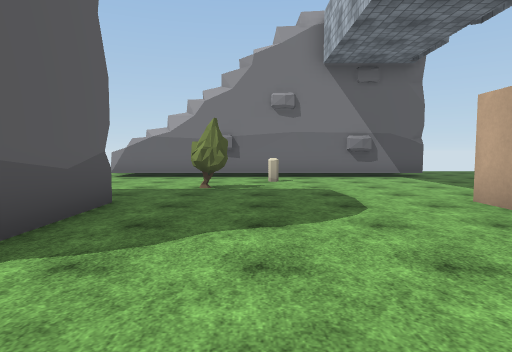
View 1 (above)

24 first-person views from a walk through a scene from a Unity 3-D project. The camera is 1.5 m above the floor, tilts 4° down and sees 75° across. The floor is counted in squares, 2 m on a side. Each view is taken from the middle of a square. On the plan, view 1 faces up. The plan holds only what a view shows up to about 11 squares ahead; the rest is blank. The place goes on beyond the plan. The player is left out. Some surface patterns are stand-ins.

View 2
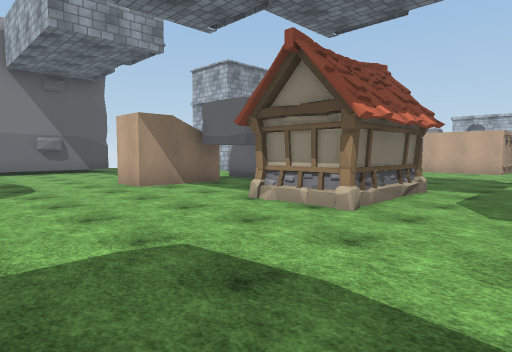

View 3
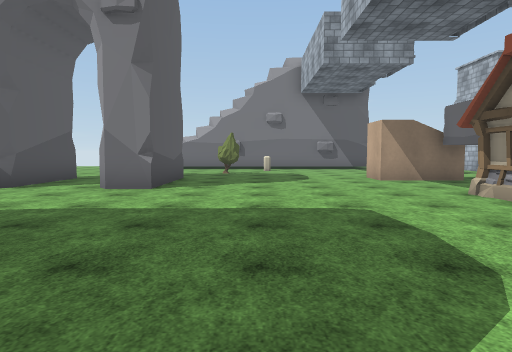

View 4
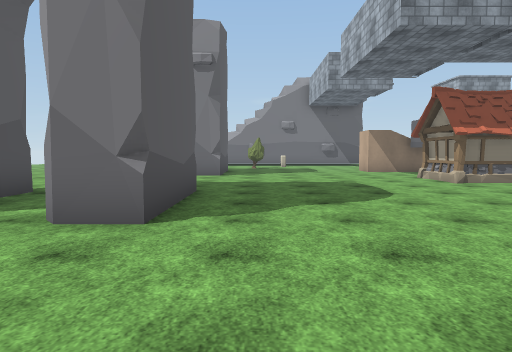

View 5
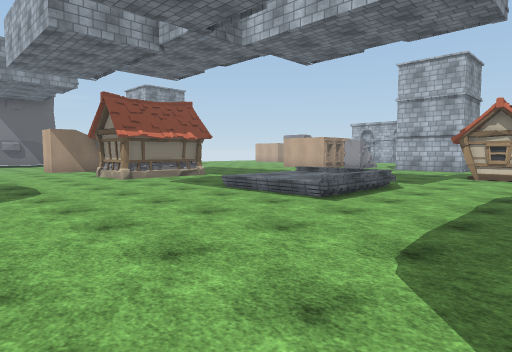

View 6
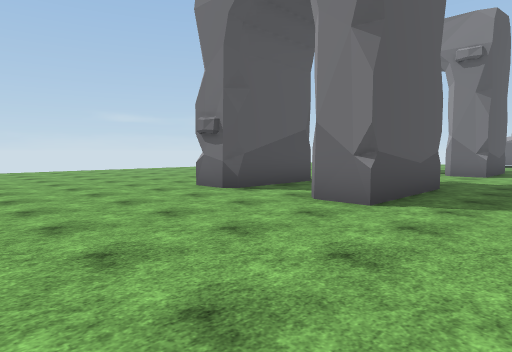

View 7
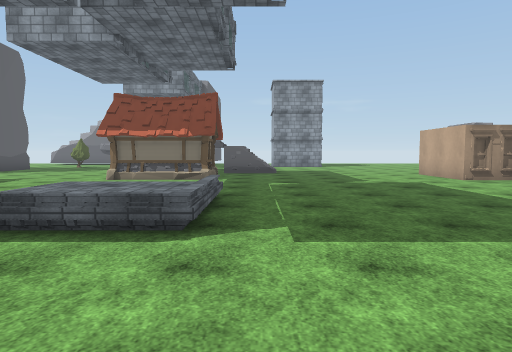

View 8
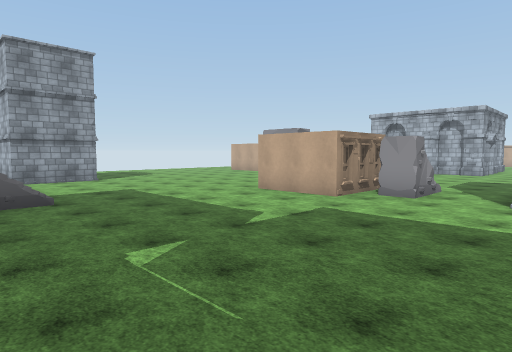

View 9
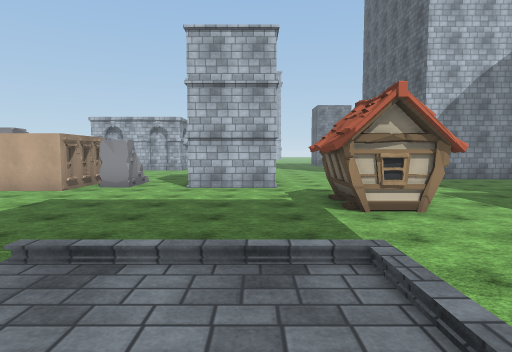

View 10
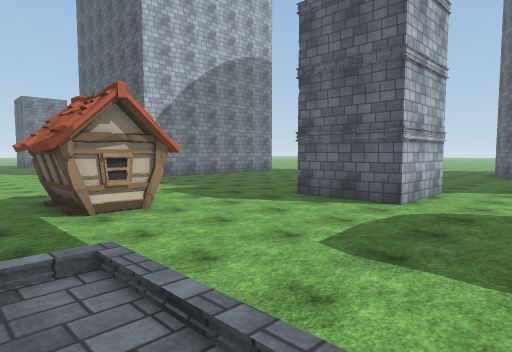

View 11
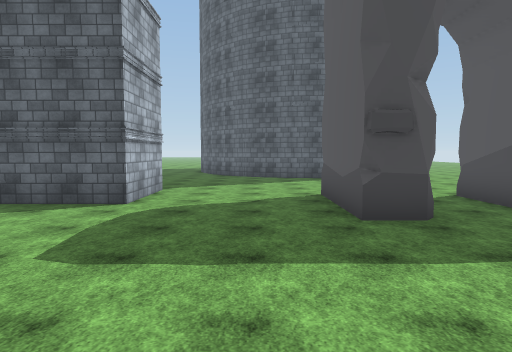

View 12
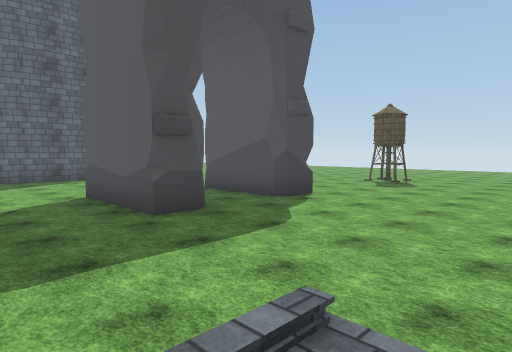

View 13
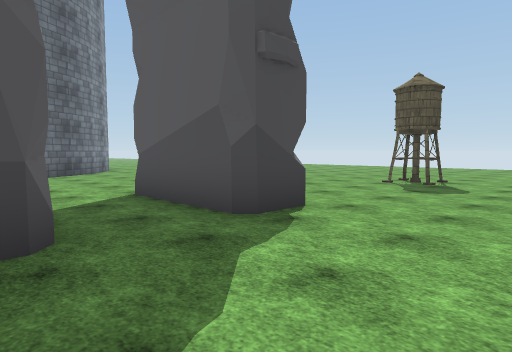

View 14
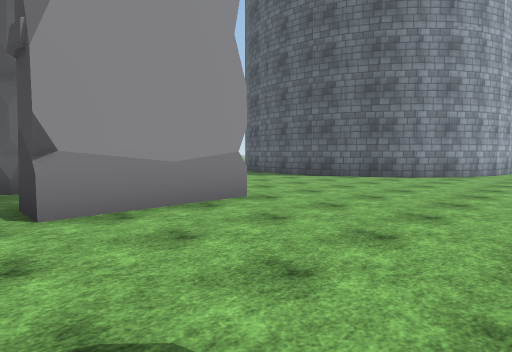

View 15
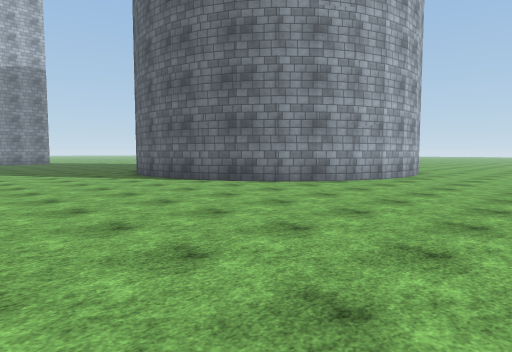

View 16
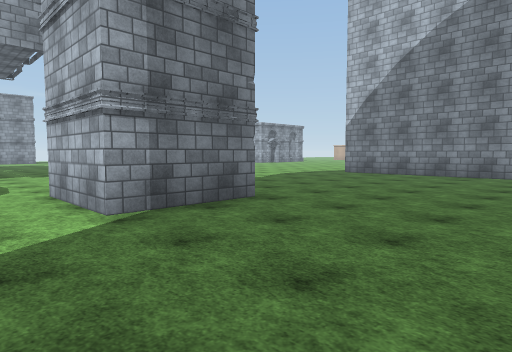

View 17
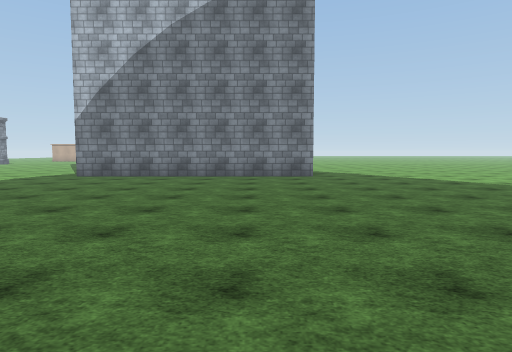

View 18
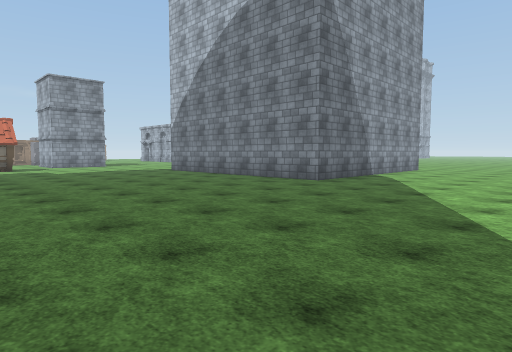

View 19
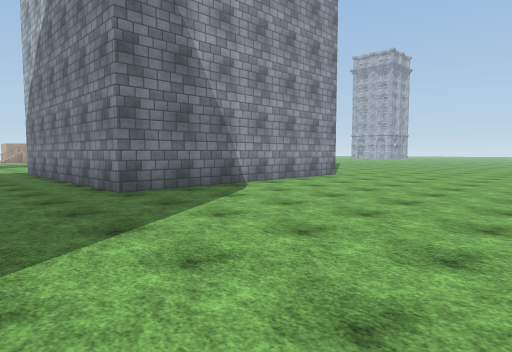

View 20
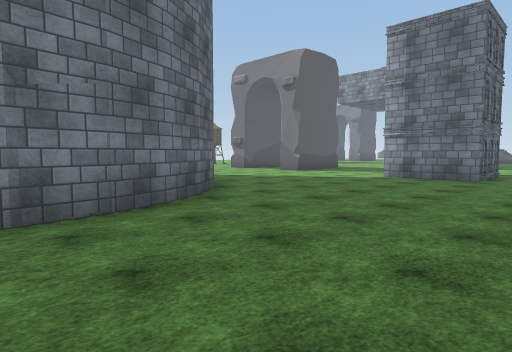

View 21
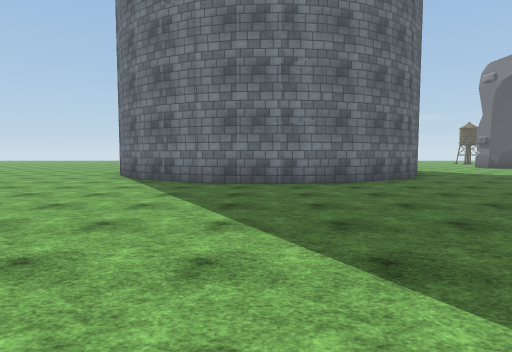

View 22
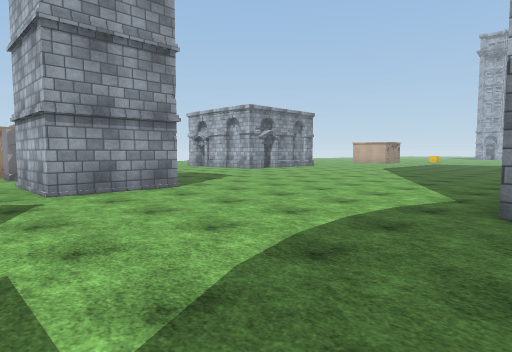

View 23
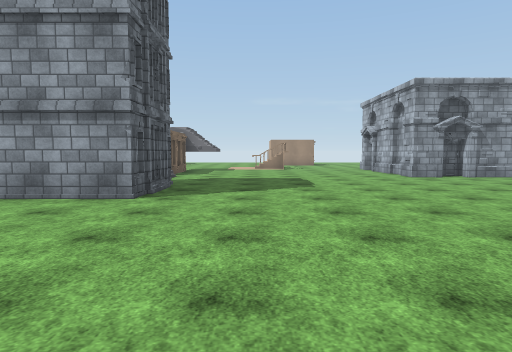

View 24
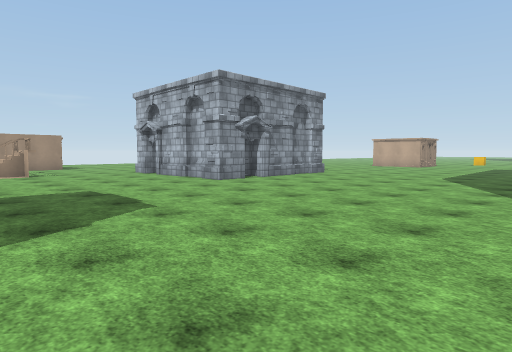

### Floor plan
Points are (right, up) in squares from view 1. A wall is a line through its corners. A room is listed if a view was taken in it or the views show most of it. See-through windows are left out.
Room 1 (views 1, 2, 3, 4, 5, 6, 7, 8, 9, 10, 11, 12, 13, 14, 15, 16, 17, 18, 19, 20, 21, 22, 23, 24)
walls: (10.6, -7.6) (12.6, -7.6); (10.5, -9.2) (10.6, -8.5); (10.6, -9.2) (10.6, -7.8); (6.8, -0.7) (4.1, -0.7); (4.1, -0.8) (4, 1); (4.1, -0.8) (4.1, 1); (10, -13.1) (10, -13.6); (6.6, 1) (6.6, -0.1); (14.4, -0.7) (13.9, -0.7); (3.1, -10.8) (3.4, -11.1) (3.4, -13.9); (15.8, -2.3) (15.4, -2.3) (14.5, -2.4) (14.5, -1.5); (16, -2.3) (14.5, -2.3); (10, -13.9) (10, -14.5); (8.3, 2) (7.8, 2); (17, -4.1) (17, -6.6) (14.5, -6.6) (14.5, -4); (3.9, 0.5) (4, 1); (15.9, -1) (13.7, -1) (13.7, 1.6); (2.2, -11.3) (2.5, -10.9) (3.4, -10.9); (10.1, -15) (7.5, -15) (7.5, -12.5) (10.1, -12.5); (6.9, 3.8) (6.8, 5.1); (-0.8, -10.8) (0.3, -10.8) (0.3, -13.8); (-2.4, -5.5) (-3.1, -5.5) (-3.4, -5.2); (-2.2, -2.4) (-2.2, -5.3) (-2.4, -5.5) (-2.6, -5.5); (-0.8, -14) (-0.8, -11.1) (-0.5, -10.8); (10, 7.6) (8.9, 7.6) (8.9, 8.6); (-2.2, 2) (-3.2, 2) (-3.4, 2.2); (3.5, -19.1) (4.3, -19.4); (-5.3, -5.2) (-5.5, -5.5) (-6.4, -5.6); (5.5, -19.9) (6.4, -20.7); (20.3, 2.9) (20.3, 3.5) (19.6, 3.5); (2.5, -19.1) (3.4, -19.2); (-5.3, -2.6) (-5.3, -5.1) (-5.5, -5.5); (6.3, -20.6) (7.1, -21.5); (7, -21.4) (7.6, -22.4); (-2.2, 5) (-2.2, 1.9) (-2.5, 1.9); (0.4, -19.4) (1.5, -19.1) (2.6, -19.1); (24.1, -0.9) (24.1, 0); (24.8, -1.8) (23.8, -1.8) (23.8, 0.9); (7.5, -22.4) (7.9, -23.4); (5.1, 10.2) (-4.1, 10.2) (-4.5, 10.4); (-0.5, -19.9) (0.5, -19.4); (25.6, -1.2) (25, -1.2); (7.9, -23.3) (8, -24.5); (-1.3, -20.5) (-0.4, -19.9); (-5.3, 4.9) (-5.3, 2.3) (-5.4, 2); (8, -24.3) (7.9, -25.5) (7.6, -26.6); (-2, -21.3) (-1.2, -20.5); (-2.6, -22.3) (-1.9, -21.2); (24.5, -19.8) (17.6, -19.8) (17.6, -12.2); (-3.1, -24.3) (-2.9, -23.2) (-2.5, -22.2); (-3, -25.3) (-3, -24.2)
low walls: (10.6, -7.8) (11.4, -7.8); (11.5, -7.8) (12.5, -7.8); (4.6, -0.7) (4.1, -0.8)
objects: tower (-6, -11); tree (-1, 7); other object (4, 4) to (5, 5)

Positions as (right, up) in squares from view 1, and headings:
1: (0, 0), facing up
2: (0, -3), facing up-right
3: (0, -5), facing up
4: (-1, -9), facing up
5: (0, -10), facing up-right
6: (0, -10), facing up-left
7: (8, -10), facing up
8: (7, -5), facing up-right
9: (5, -6), facing right
10: (5, -6), facing down-right
11: (5, -6), facing down
12: (6, -6), facing down-left
13: (3, -8), facing down-left
14: (-5, -10), facing down-right
15: (-7, -14), facing down-right
16: (6, -19), facing up-right
17: (7, -18), facing right
18: (10, -25), facing up-right
19: (15, -26), facing up-right
20: (12, -25), facing up-left
21: (16, -25), facing left
22: (13, -13), facing up-right
23: (19, -12), facing up
24: (18, -9), facing up-right
